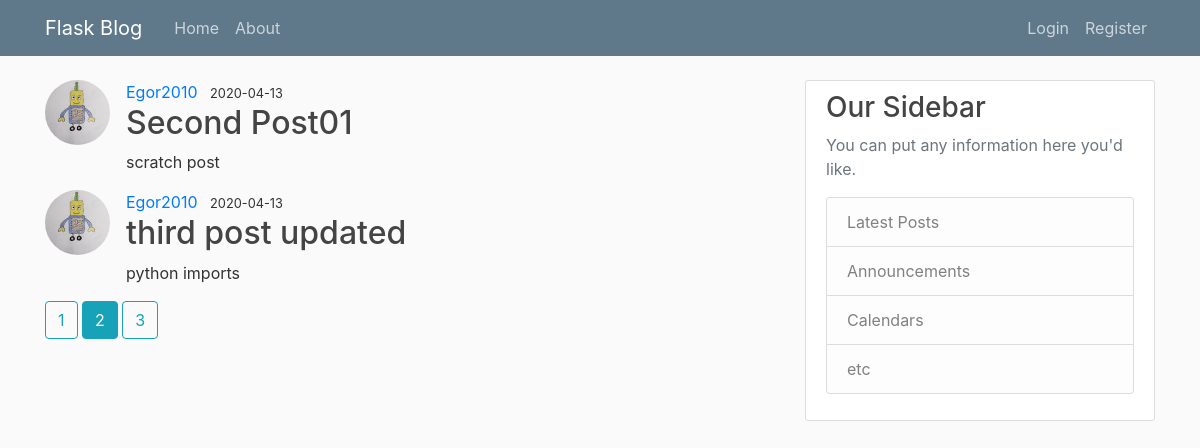
Screenshot of /?page=2 with the database file from the repository.
### flaskblog/models.py (models this page shows, shortened)
class Post(db.Model):
	id = db.Column(db.Integer(),primary_key = True)
	title = db.Column(db.String(100), nullable= False)
	created = db.Column(db.DateTime, nullable = False, default = datetime.now())
	content = db.Column(db.Text, nullable = False)
	user_id = db.Column(db.Integer, db.ForeignKey('user.id'), nullable = False)

class User(db.Model,UserMixin):
	id = db.Column(db.Integer(),primary_key = True)
	username = db.Column(db.String(20), unique = True, nullable = False)
	email = db.Column(db.String(120), unique = True, nullable = False)
	password = db.Column(db.String(60), nullable = False)
	image_file = db.Column(db.String(20), nullable = False, default='default.jpg')
	posts = db.relationship('Post', backref = 'autor', lazy = True)

### flaskblog/main/routes.py (the view)
@main.route("/")
def index():
	page = request.args.get('page', default = 1, type = int)
	posts = Post.query.order_by(Post.created.desc())\
								.paginate(per_page = 2, page = page)
	return render_template('home.html', title = 'Home page', posts = posts)

### flaskblog/Templates/home.html
{% extends "layout.html" %}
{% block content %}
	{% for post in posts.items %}
	<article class="media content section">
		<img class="rounded-circle article-img" src="{{url_for('static',
		filename='image_folder/'+post.autor.image_file) }}">
		<div class="media-body">
			<div class="article metadata">
            {% if current_user.username==post.autor.username %}
				<a class="mr-2" href="{{ url_for('users.account') }}">{{ post.autor.username }}</a>
			{% else %}
				<a class="mr-2" href="#">{{ post.autor.username }}</a>
			{% endif %}
				<small class="text muted">{{ post.created.strftime("%Y-%m-%d") }}</small>
			</div>
			<h2><a class="article-title" href="{{ url_for('posts.post', post_id = post.id) }}">{{ post.title }}</a></h2>
			<p class="article-content">{{ post.content }}</p>
		</div>
	</article>
	{% endfor %}
	{% for page_num in posts.iter_pages(left_edge=1, right_edge=1,left_current=1,right_current=1) %}
		{% if page_num %}
			{% if posts.page == page_num %}
				<a class="btn btn-info mb-4" href="{{ url_for('main.index', page=page_num) }}">{{ page_num }}</a>
			{% else %}
				<a class="btn btn-outline-info mb-4" href="{{ url_for('main.index', page=page_num) }}">{{ page_num }}</a>
			{% endif %}
		{% else %}
			...
		{% endif %}
	{% endfor %}
{% endblock content %}

### rows the page displays
Post: image_file (picture), autor.username "Egor2010", created "2020-04-13", title "Second Post01", content "scratch post"
Post: image_file (picture), autor.username "Egor2010", created "2020-04-13", title "third post updated", content "python imports"

### other values shown
{{ page_num }} "1" "3"
{{ page_num }} "2"
